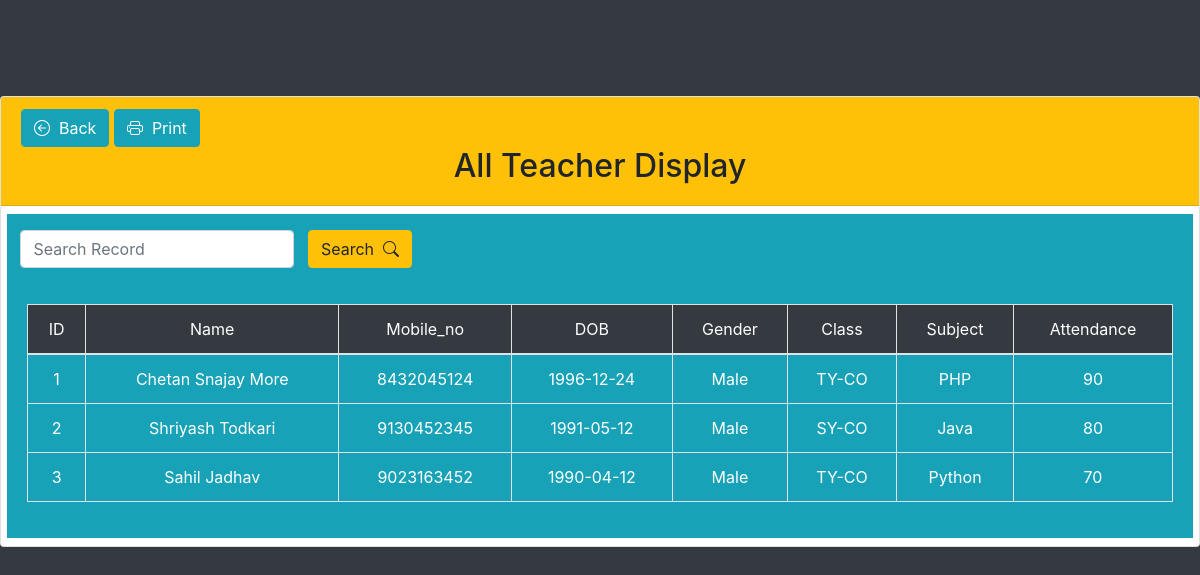
/Principal/Teacher_info/Teacherdata.php (signed in), run on the app's committed database.
### tables this page shows
CREATE TABLE `teacher` (
  `id` int(11) NOT NULL,
  `UName` text NOT NULL,
  `Mobile_No` varchar(10) NOT NULL,
  `Email` varchar(100) NOT NULL,
  `UPassword` text NOT NULL,
  `DOB` text NOT NULL,
  `Gender` text NOT NULL,
  `Class` text NOT NULL,
  `Attendance` int(3) NOT NULL,
  `SUB` text NOT NULL,
  `code` int(11) NOT NULL,
  `Registor_Date` timestamp NOT NULL DEFAULT current_timestamp() ON UPDATE current_timestamp()
);

### Principal/Teacher_info/Teacherdata.php (the view, shortened to what this page needs)
<!DOCTYPE html>
<html lang="en">
<head>
    <link rel="stylesheet" href="https://cdn.jsdelivr.net/npm/bootstrap-icons@1.11.3/font/bootstrap-icons.min.css">
    <link rel="stylesheet" href="https://cdn.jsdelivr.net/npm/bootstrap@4.4.1/dist/css/bootstrap.min.css"
>
</head>
<body class="bg-dark">
<div>
    <div class="mw-100" alt="Max-width 100%">
        <div class="row mt-5">
          <div class="col">
            <div class="card mt-5">
              <div class="card-header bg-warning">
              <a href="https://deptxpert.com/DeptXPert/Principal/Principal.php" class="btn btn-info profile-button " type="button"><i class="bi bi-arrow-left-circle"></i>&nbsp;&nbsp;Back</a>
              <button onclick="window.print()" class="btn btn-info profile-button "><i class="bi bi-printer"></i>&nbsp;&nbsp;Print</button>
                <h2 class="display-6 text-center">All Teacher Display</h2>
              </div>
              <form action="Search.php" method="post" class="form-inline my-2" alt="Max-width 100%" >
              <div class="mx-auto bg-info" style="width:99%;">&nbsp;&nbsp;
                        <input type="text" class="form-control" name="searchvalue" placeholder="Search Record" required>&nbsp;&nbsp;
                        <button class="btn btn-warning my-3" type="submit">Search&nbsp;&nbsp;<i class="bi bi-search"></i></button>
                </form>
                <div class="card-body bg-info">
                    <table class="table table-bordered text-center text-white">
                        <tr class="bg-dark text-white">
                            <td>ID</td>
                            <td>Name</td>
                            <td>Mobile_no</td>
                            <td>DOB</td>
                            <td>Gender</td>
                            <td>Class</td>
                            <td>Subject</td>
                            <td>Attendance</td>
                        </tr>
                        <tbody>
                            <?php
                                include("connection.php");
                                $sql="SELECT * FROM teacher ORDER BY id ASC";
                                $result=mysqli_query($con,$sql);
                                if ($result->num_rows > 0) {
                                    while($row = mysqli_fetch_assoc($result))
                                    {
                                    ?>
                                    <tr>
                                    <td><?php echo $row['id']; ?></td>
                                    <td><?php echo $row['UName']; ?></td>
                                    <td><?php echo $row['Mobile_No']; ?></td>
                                    <td><?php echo $row['DOB']; ?></td>
                                    <td><?php echo $row['Gender']; ?></td>
                                    <td><?php echo $row['Class']; ?></td>
                                    <td><?php echo $row['SUB']; ?></td>
                                    <td><?php echo $row['Attendance']; ?></td>
                                    </tr>
                                    <?php
                                    }
                                } else {
                                    ?>
                                    <tr>
                                        <td colspan="18">No files uploaded yet.</td>
                                    </tr>
                                    <?php
                                }
                                ?>
                        </tbody>
                    </table>
                </div>
            </div>
        </div>
    </div>
</div>
</body>
</html>

### data on the page
teacher: id "1", UName "Chetan Snajay More", Mobile_No "8432045124", DOB "1996-12-24", Gender "Male", Class "TY-CO", SUB "PHP", Attendance "90"
teacher: id "2", UName "Shriyash Todkari", Mobile_No "9130452345", DOB "1991-05-12", Gender "Male", Class "SY-CO", SUB "Java", Attendance "80"
teacher: id "3", UName "Sahil Jadhav", Mobile_No "9023163452", DOB "1990-04-12", Gender "Male", Class "TY-CO", SUB "Python", Attendance "70"
